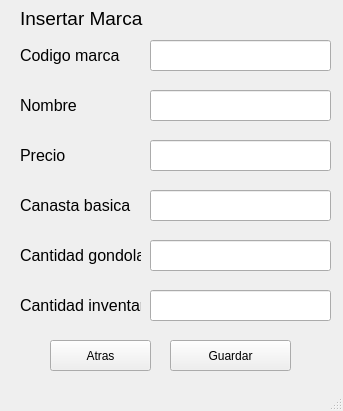
<?xml version="1.0" encoding="UTF-8"?>
<ui version="4.0">
 <class>window_insert_brand</class>
 <widget class="QMainWindow" name="window_insert_brand">
  <property name="geometry">
   <rect>
    <x>0</x>
    <y>0</y>
    <width>343</width>
    <height>411</height>
   </rect>
  </property>
  <property name="windowTitle">
   <string>MainWindow</string>
  </property>
  <widget class="QWidget" name="centralwidget">
   <widget class="QPushButton" name="save">
    <property name="geometry">
     <rect>
      <x>170</x>
      <y>340</y>
      <width>121</width>
      <height>31</height>
     </rect>
    </property>
    <property name="text">
     <string>Guardar</string>
    </property>
   </widget>
   <widget class="QPushButton" name="pushButton_2">
    <property name="geometry">
     <rect>
      <x>50</x>
      <y>340</y>
      <width>101</width>
      <height>31</height>
     </rect>
    </property>
    <property name="text">
     <string>Atras</string>
    </property>
   </widget>
   <widget class="QLabel" name="label">
    <property name="geometry">
     <rect>
      <x>20</x>
      <y>45</y>
      <width>121</width>
      <height>21</height>
     </rect>
    </property>
    <property name="font">
     <font>
      <pointsize>12</pointsize>
     </font>
    </property>
    <property name="text">
     <string>Codigo marca</string>
    </property>
   </widget>
   <widget class="QLineEdit" name="code">
    <property name="geometry">
     <rect>
      <x>150</x>
      <y>40</y>
      <width>181</width>
      <height>31</height>
     </rect>
    </property>
   </widget>
   <widget class="QLabel" name="label_7">
    <property name="geometry">
     <rect>
      <x>20</x>
      <y>10</y>
      <width>301</width>
      <height>16</height>
     </rect>
    </property>
    <property name="font">
     <font>
      <pointsize>14</pointsize>
     </font>
    </property>
    <property name="text">
     <string>Insertar Marca</string>
    </property>
   </widget>
   <widget class="QLabel" name="label_8">
    <property name="geometry">
     <rect>
      <x>20</x>
      <y>90</y>
      <width>131</width>
      <height>31</height>
     </rect>
    </property>
    <property name="font">
     <font>
      <pointsize>12</pointsize>
     </font>
    </property>
    <property name="text">
     <string>Nombre</string>
    </property>
   </widget>
   <widget class="QLabel" name="label_9">
    <property name="geometry">
     <rect>
      <x>20</x>
      <y>140</y>
      <width>131</width>
      <height>31</height>
     </rect>
    </property>
    <property name="font">
     <font>
      <pointsize>12</pointsize>
     </font>
    </property>
    <property name="text">
     <string>Precio</string>
    </property>
   </widget>
   <widget class="QLabel" name="label_10">
    <property name="geometry">
     <rect>
      <x>20</x>
      <y>240</y>
      <width>121</width>
      <height>31</height>
     </rect>
    </property>
    <property name="font">
     <font>
      <pointsize>12</pointsize>
     </font>
    </property>
    <property name="text">
     <string>Cantidad gondola</string>
    </property>
   </widget>
   <widget class="QLabel" name="label_11">
    <property name="geometry">
     <rect>
      <x>20</x>
      <y>190</y>
      <width>121</width>
      <height>31</height>
     </rect>
    </property>
    <property name="font">
     <font>
      <pointsize>12</pointsize>
     </font>
    </property>
    <property name="text">
     <string>Canasta basica</string>
    </property>
   </widget>
   <widget class="QLabel" name="label_12">
    <property name="geometry">
     <rect>
      <x>20</x>
      <y>290</y>
      <width>121</width>
      <height>31</height>
     </rect>
    </property>
    <property name="font">
     <font>
      <pointsize>12</pointsize>
     </font>
    </property>
    <property name="text">
     <string>Cantidad inventario</string>
    </property>
   </widget>
   <widget class="QLineEdit" name="price">
    <property name="geometry">
     <rect>
      <x>150</x>
      <y>140</y>
      <width>181</width>
      <height>31</height>
     </rect>
    </property>
   </widget>
   <widget class="QLineEdit" name="name">
    <property name="geometry">
     <rect>
      <x>150</x>
      <y>90</y>
      <width>181</width>
      <height>31</height>
     </rect>
    </property>
   </widget>
   <widget class="QLineEdit" name="basket">
    <property name="geometry">
     <rect>
      <x>150</x>
      <y>190</y>
      <width>181</width>
      <height>31</height>
     </rect>
    </property>
   </widget>
   <widget class="QLineEdit" name="gondola">
    <property name="geometry">
     <rect>
      <x>150</x>
      <y>240</y>
      <width>181</width>
      <height>31</height>
     </rect>
    </property>
   </widget>
   <widget class="QLineEdit" name="stock">
    <property name="geometry">
     <rect>
      <x>150</x>
      <y>290</y>
      <width>181</width>
      <height>31</height>
     </rect>
    </property>
   </widget>
  </widget>
  <widget class="QMenuBar" name="menubar">
   <property name="geometry">
    <rect>
     <x>0</x>
     <y>0</y>
     <width>343</width>
     <height>17</height>
    </rect>
   </property>
  </widget>
  <widget class="QStatusBar" name="statusbar"/>
 </widget>
 <resources/>
 <connections/>
</ui>
